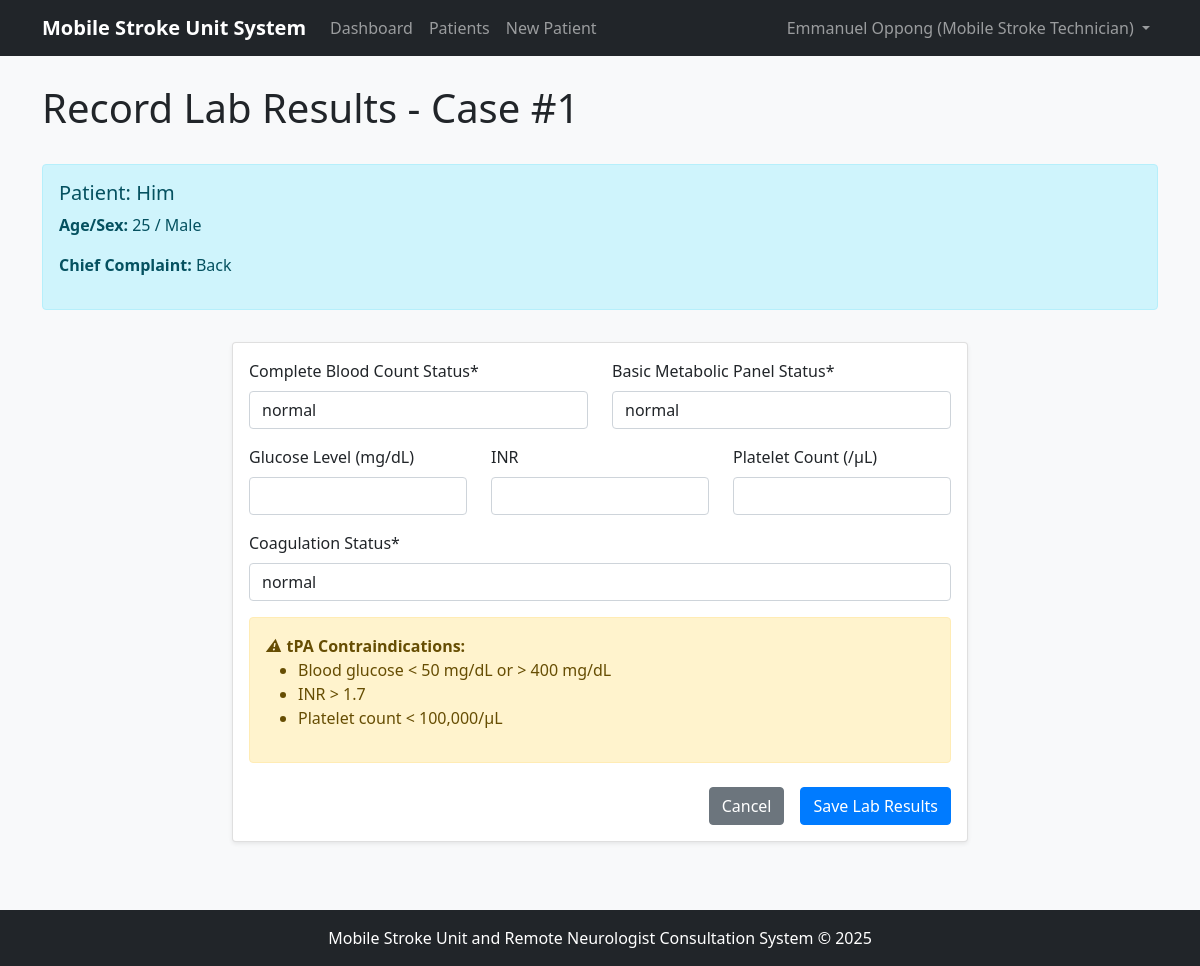
Page /cases/1/labs/add/ (signed in) on the committed database.
### accounts/models.py (models this page shows, shortened)
class User(AbstractUser):
    USER_TYPE_CHOICES = (
        ('technician', 'Mobile Stroke Technician'),
        ('neurologist', 'Remote Neurologist'),
        ('admin', 'Administrator'),
    )
    user_type = models.CharField(max_length=20, choices=USER_TYPE_CHOICES)
    phone_number = models.CharField(max_length=15, blank=True, null=True)
    is_active = models.BooleanField(default=True)
    def is_technician(self):
        return self.user_type == 'technician'

### stroke_app/models.py (models this page shows, shortened)
class StrokeCase(models.Model):
    STATUS_CHOICES = (
        ('active', 'Active'),
        ('completed', 'Completed'),
        ('referred', 'Referred'),
    )
    patient = models.ForeignKey(Patient, on_delete=models.CASCADE)
    technician = models.ForeignKey(User, on_delete=models.CASCADE, related_name='technician_cases')
    neurologist = models.ForeignKey(User, on_delete=models.CASCADE, related_name='neurologist_cases', null=True, blank=True)
    chief_complaint = models.TextField()
    status = models.CharField(max_length=20, choices=STATUS_CHOICES, default='active')
    symptom_onset_time = models.DateTimeField()
    created_at = models.DateTimeField(auto_now_add=True)
    updated_at = models.DateTimeField(auto_now=True)

class Patient(models.Model):
    SEX_CHOICES = (
        ('M', 'Male'),
        ('F', 'Female'),
        ('O', 'Other'),
    )
    name = models.CharField(max_length=100)
    age = models.IntegerField()
    sex = models.CharField(max_length=1, choices=SEX_CHOICES)
    medical_history = models.TextField(blank=True)
    created_at = models.DateTimeField(auto_now_add=True)
    updated_at = models.DateTimeField(auto_now=True)

### stroke_app/views.py (the view)
# urls.py: path('cases/<int:case_id>/labs/add/', views.add_lab_results, name='add_labs'),
@login_required
def add_lab_results(request, case_id):
    case = get_object_or_404(StrokeCase, id=case_id)
    if not request.user.is_technician():
        messages.error(request, 'Only technicians can add lab results.')
        return redirect('case_detail', case_id=case_id)
    if request.method == 'POST':
        form = LabResultForm(request.POST)
        if form.is_valid():
            lab_result = form.save(commit=False)
            lab_result.case = case
            lab_result.save()
            if lab_result.glucose_level and (lab_result.glucose_level < 50 or lab_result.glucose_level > 400):
                Alert.objects.create(
                    case=case,
                    title='Abnormal Glucose Level',
                    message=f'Glucose level is {lab_result.glucose_level} mg/dL, outside normal range for tPA.',
                    severity='high',
                    created_by=request.user
                )
            if lab_result.inr and lab_result.inr > 1.7:
                Alert.objects.create(
                    case=case,
                    title='Elevated INR',
                    message=f'INR is {lab_result.inr}, exceeding threshold for tPA.',
                    severity='high',
                    created_by=request.user
                )
            if lab_result.platelet_count and lab_result.platelet_count < 100000:
                Alert.objects.create(
                    case=case,
                    title='Low Platelet Count',
                    message=f'Platelet count is {lab_result.platelet_count}/μL, below threshold for tPA.',
                    severity='high',
                    created_by=request.user
                )
            messages.success(request, 'Lab results recorded successfully.')
            return redirect('case_detail', case_id=case_id)
    else:
        form = LabResultForm()
    return render(request, 'stroke_app/add_labs.html', {
        'form': form,
        'case': case,
        'title': 'Add Lab Results'
    })

### stroke_app/forms.py
class LabResultForm(forms.ModelForm):
    class Meta:
        model = LabResult
        fields = [
            'cbc_status', 'bmp_status', 'glucose_level',
            'inr', 'platelet_count', 'coagulation_status'
        ]
        labels = {
            'cbc_status': 'Complete Blood Count Status',
            'bmp_status': 'Basic Metabolic Panel Status',
            'glucose_level': 'Glucose Level (mg/dL)',
            'inr': 'INR',
            'platelet_count': 'Platelet Count (/μL)',
            'coagulation_status': 'Coagulation Status'
        }

### templates/stroke_app/add_labs.html (shortened to what this page needs)
{% extends 'base.html' %}
{% load crispy_forms_tags %}
{% block page_title %}Record Lab Results - Case #{{ case.id }}{% endblock %}
{% block content %}
<div class="row mb-3">
    <div class="col-md-12">
        <div class="alert alert-info">
            <h5>Patient: {{ case.patient.name }}</h5>
            <p><strong>Age/Sex:</strong> {{ case.patient.age }} / {{ case.patient.get_sex_display }}</p>
            <p><strong>Chief Complaint:</strong> {{ case.chief_complaint }}</p>
        </div>
    </div>
</div>
<div class="row justify-content-center">
    <div class="col-md-8">
        <div class="card">
            <div class="card-body">
                <form method="post">
                    <div class="row">
                        <div class="col-md-6">
                            {{ form.cbc_status|as_crispy_field }}
                        </div>
                        <div class="col-md-6">
                            {{ form.bmp_status|as_crispy_field }}
                        </div>
                    </div>
                    <div class="row">
                        <div class="col-md-4">
                            {{ form.glucose_level|as_crispy_field }}
                        </div>
                        <div class="col-md-4">
                            {{ form.inr|as_crispy_field }}
                        </div>
                        <div class="col-md-4">
                            {{ form.platelet_count|as_crispy_field }}
                        </div>
                    </div>
                    {{ form.coagulation_status|as_crispy_field }}
                    <div class="alert alert-warning">
                        <i class="bi bi-exclamation-triangle-fill"></i>
                        <strong>tPA Contraindications:</strong>
                        <ul>
                            <li>Blood glucose < 50 mg/dL or > 400 mg/dL</li>
                            <li>INR > 1.7</li>
                            <li>Platelet count < 100,000/μL</li>
                        </ul>
                    </div>
                    <div class="d-grid gap-2 d-md-flex justify-content-md-end mt-4">
                        <a href="{% url 'case_detail' case.id %}" class="btn btn-secondary me-md-2">Cancel</a>
                        <button type="submit" class="btn btn-primary">Save Lab Results</button>
                    </div>
                </form>
            </div>
        </div>
    </div>
</div>
{% endblock %}

### templates/base.html (shortened to what this page needs)
{% load static %}
<!DOCTYPE html>
<html lang="en">
<head>
    <link href="https://cdn.jsdelivr.net/npm/bootstrap@5.1.3/dist/css/bootstrap.min.css" rel="stylesheet">
    <link href="{% static 'css/icons.css' %}" rel="stylesheet">
</head>
<body>
    <nav class="navbar navbar-expand-lg navbar-dark bg-dark fixed-top">
        <div class="container">
            <a class="navbar-brand" href="{% url 'dashboard' %}">Mobile Stroke Unit System</a>
            <div class="collapse navbar-collapse" id="navbarNav">
                <ul class="navbar-nav me-auto">
                    {% if user.is_authenticated %}
                    <li class="nav-item">
                        <a class="nav-link" href="{% url 'dashboard' %}">Dashboard</a>
                    </li>
                    <li class="nav-item">
                        <a class="nav-link" href="{% url 'patient_list' %}">Patients</a>
                    </li>
                    {% if user.is_technician %}
                    <li class="nav-item">
                        <a class="nav-link" href="{% url 'patient_create' %}">New Patient</a>
                    </li>
                    {% endif %}
                    {% endif %}
                </ul>
                <ul class="navbar-nav ms-auto">
                    {% if user.is_authenticated %}
                    <li class="nav-item dropdown">
                        <a class="nav-link dropdown-toggle" href="#" id="userDropdown" role="button" data-bs-toggle="dropdown" aria-expanded="false">
                            {{ user.get_full_name|default:user.username }} ({{ user.get_user_type_display }})
                        </a>
                    </li>
                    {% endif %}
                </ul>
            </div>
        </div>
    </nav>
    <div class="container mt-4">
        <div class="row mb-4">
            <div class="col">
                <h1>{% block page_title %}{{ title|default:"Mobile Stroke Unit System" }}{% endblock %}</h1>
            </div>
        </div>
        {% block content %}{% endblock %}
    </div>
    <footer class="bg-dark text-white mt-5 py-3">
        <div class="container text-center">
            <p class="m-0">Mobile Stroke Unit and Remote Neurologist Consultation System &copy; 2025</p>
        </div>
    </footer>
</body>
</html>

### templates/base.html (style rules this page uses)
body { padding-top: 60px; background-color: #f8f9fa; }
.navbar-brand { font-weight: bold; }
.card { margin-bottom: 20px; box-shadow: 0 0.125rem 0.25rem rgba(0, 0, 0, 0.075); }
.btn-primary { background-color: #007bff; border-color: #007bff; }

### rows in the picture
User: get_full_name "Emmanuel Oppong", user_type "Mobile Stroke Technician"
StrokeCase: id "1", patient.name "Him", patient.age "25", patient.sex "Male", chief_complaint "Back"
